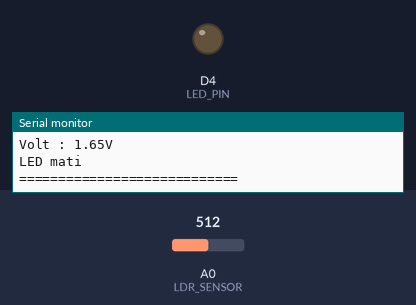
Simulated run of this sketch. Board: ESP8266 (NodeMCU). On the bench: output pins drawn as LEDs (lit = HIGH), the last lines printed to the serial monitor. The inputs (shaded band) are chosen by the test bench; at power-on: A0 (LDR_SENSOR) = 512.

Above: at 3.2 s.
3.3 s: A0 (LDR_SENSOR) set to 366
5.2 s: A0 (LDR_SENSOR) set to 333
At 6.4 s:
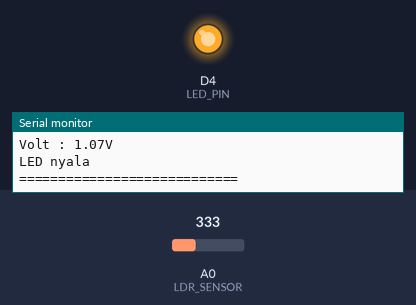
7.5 s: A0 (LDR_SENSOR) set to 360
At 8.5 s:
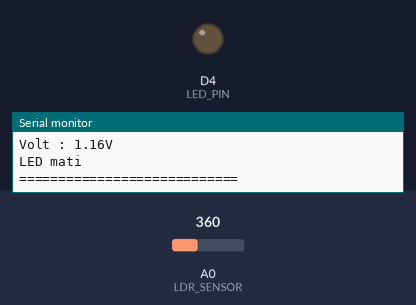
9.5 s: A0 (LDR_SENSOR) set to 340
At 10.6 s:
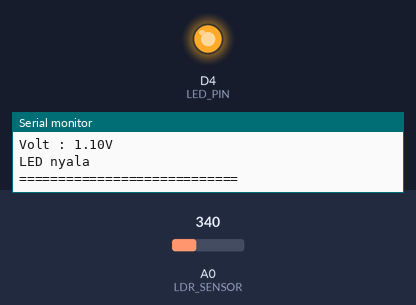
Timing chart, 0 to 12.5 s (numbered marks = the images above; inputs shaded):
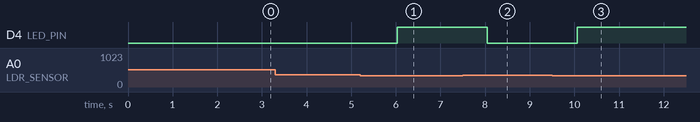

Measured:
- the behaviour switches between 351 and 350 on A0 (LDR_SENSOR) (found by bisection; images 0 and 1)
- after the input at 5.2 s, D4 (LED_PIN): LOW → HIGH after 0.83 s
- after the input at 7.5 s, D4 (LED_PIN): HIGH → LOW after 0.55 s
- after the input at 9.5 s, D4 (LED_PIN): LOW → HIGH after 0.56 s

The sketch:

LDRSensorWithLED.ino
```cpp
#define LDR_SENSOR A0
#define LED_PIN D4

void setup() {
  Serial.begin(9600);
  pinMode(LED_PIN, OUTPUT);
  delay(2000);
}

void loop() {
  int adcValue;
  float volt;
  adcValue = analogRead(LDR_SENSOR);
  volt = adcValue * (3.3 / 1023.0);
  Serial.print("Nilai ADC : ");
  Serial.println(adcValue);
  Serial.print("Volt : ");
  Serial.print(volt);
  Serial.println("V");

  if(adcValue <= 350 ){
    digitalWrite(LED_PIN, HIGH);
    Serial.println("LED nyala");
  }else{
    digitalWrite(LED_PIN, LOW);
    Serial.println("LED mati");
  }
  Serial.println("============================");
  delay(1000);
}
```
